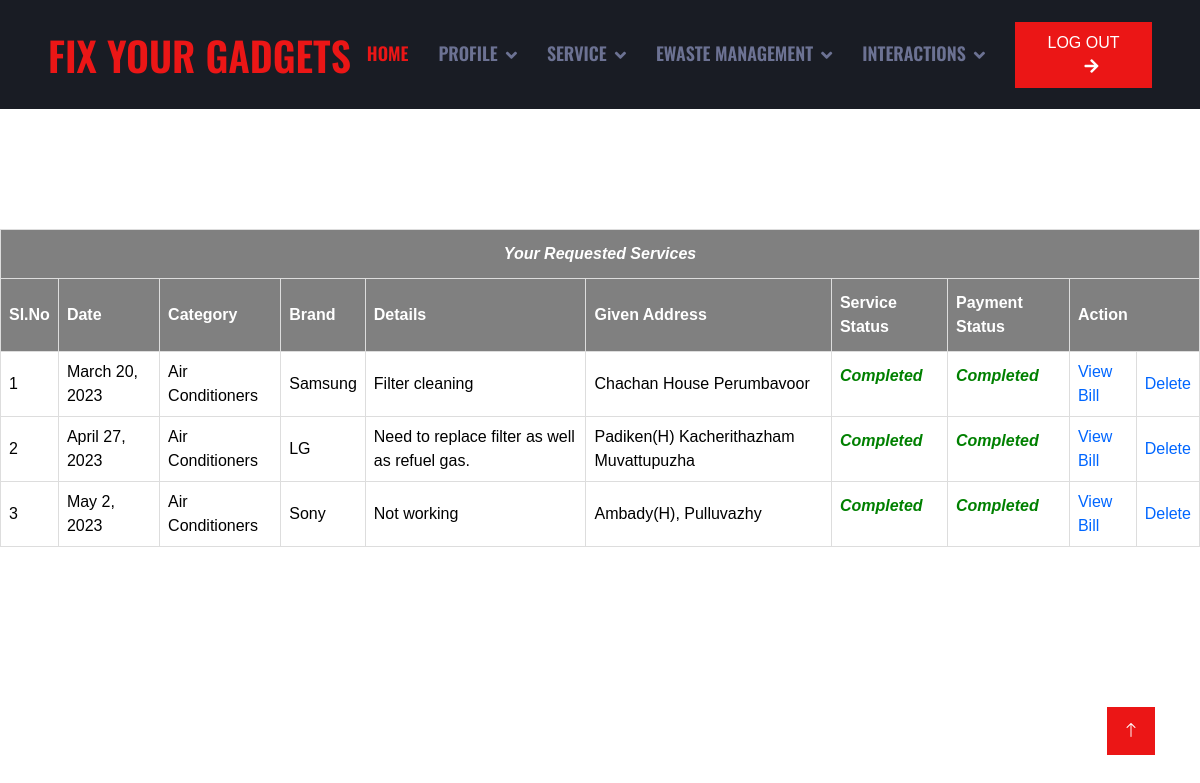
The page /User/requestedservice/ (signed in) on the database its author committed.
### User/models.py (models this page shows)
class Servicebook(models.Model):
    Servicebook_details=models.CharField(max_length=100)
    Servicebook_address=models.CharField(max_length=100)
    Servicebook_date=models.DateField(auto_now_add=True)
    Servicebook_status=models.IntegerField(default=0)
    payment_status=models.IntegerField(default=0)
    category=models.ForeignKey('Admin.Category',on_delete=models.SET_NULL,null=True)
    brand=models.ForeignKey('Admin.Brand',on_delete=models.SET_NULL,null=True)
    user=models.ForeignKey(User,on_delete=models.SET_NULL,null=True)

### Admin/models.py (models this page shows, shortened)
class Category(models.Model):
    category_name=models.CharField(max_length=50)

class Brand(models.Model):
    brand_name=models.CharField(max_length=50)

### User/views.py (the view)
# urls.py: path('requestedservice/', views.MyServiceBooking,name="requestedservice"),
def MyServiceBooking(request):
 if 'uid' in request.session:
    serv=Servicebook.objects.filter(user=request.session["uid"])
    return render(request,"User/ViewMyServiceRequests.html",{'res':serv})
 else:
        return redirect('guest:Home')

### User/Templates/User/ViewMyServiceRequests.html (shortened to what this page needs)
{% extends 'User/Head.html' %}
{% load static %}
{% block content %}
<!DOCTYPE html>
<html lang="en">
<head>
</head>
<body>
    <div id="tab">
    <br>
    <br>
    <br>
    <br>
    <br>
    <table  cellpadding="20px" align="center" bgcolor="white" >
        <tr>
            <th colspan="10"><i><b><center>Your Requested Services</center></b></i></th>
        </tr>
        <tr>
            <th>Sl.No</th>
            <th>Date</th>
            <th>Category</th>
            <th>Brand</th>
            <th>Details</th>
            <th>Given Address</th>
            <th>Service Status</th>
            <th>Payment Status</th>
            <th colspan="3">Action</th>
        </tr>
       {% for i in res %}
        <tr>
            <td>{{forloop.counter}}</td>
            <td>{{i.Servicebook_date}}</td>
            <td>{{i.category.category_name}}</td>
            <td>{{i.brand.brand_name}}</td>
            <td>{{i.Servicebook_details}}</td>
            <td>{{i.Servicebook_address}}</td>
            <td>
                {% if i.Servicebook_status == 0 %}
                <p><font color="red"><b><i>Not Accepted</i></b></font></p>
                {% elif i.Servicebook_status == 1 %}
                <p><font color="blue"><b><i>Accepted</i></b></font></p>
                {% elif i.Servicebook_status == 2 %}
                <p><font color="red"><b><i>Rejected</i></b></font></p>
                {% elif i.Servicebook_status == 3 %}
                <p><font color="blue"><b><i>Assigned To Technician</i></b></font></p>
                {% else %}
                <p><b><i><font color="green">Completed</font></i></b></p>
                {% endif %}
            </td>
            <td>
                {% if i.payment_status == 0 %}
                <p><font color="red"><b><i>Pending</i></b></font></p>
                {% else %}
                <p><font color="green"><b><i>Completed</i></b></font></p>
                {% endif %}
            </td>
            {% if i.Servicebook_status == 4 %}
            <td><a href="{% url 'webuser:viewbill' i.id %}">View Bill</a></td>
            {% endif %}
            {% if i.Servicebook_status == 4 and i.payment_status == 1 %}
            <td><a href="{% url 'webuser:delservice' i.id %}">Delete</a></td>
            {% endif %}
        </tr>
       {% endfor %}
    </table>
    </div>
</body>
</html>
{% endblock content %}

### Guest/static/Main/css/style.css (style rules this page uses)
:root { --primary: #EB1616; --secondary: #191C24; --light: #6C7293; --dark: #000000; }

### Guest/static/form.css (style rules this page uses)
#tab { font-family: "Trebuchet MS", Arial, Helvetica, sans-serif; border-collapse: collapse; width: 100%; }
#tab td, #tab th { border: 1px solid #ddd; padding: 8px; color: black; }
#tab a { color:#06F; }
#tab th { padding-top: 12px; padding-bottom: 12px; text-align: left; background-color: gray; color: white; }

### rows shown on the page
Servicebook: Servicebook_date "March 20, 2023", category.category_name "Air Conditioners", brand.brand_name "Samsung", Servicebook_details "Filter cleaning", Servicebook_address "Chachan House Perumbavoor", Servicebook_status "Completed", payment_status "Completed"
Servicebook: Servicebook_date "April 27, 2023", category.category_name "Air Conditioners", brand.brand_name "LG", Servicebook_details "Need to replace filter as well as refuel gas.", Servicebook_address "Padiken(H) Kacherithazham Muvattupuzha", Servicebook_status "Completed", payment_status "Completed"
Servicebook: Servicebook_date "May 2, 2023", category.category_name "Air Conditioners", brand.brand_name "Sony", Servicebook_details "Not working", Servicebook_address "Ambady(H), Pulluvazhy", Servicebook_status "Completed", payment_status "Completed"
